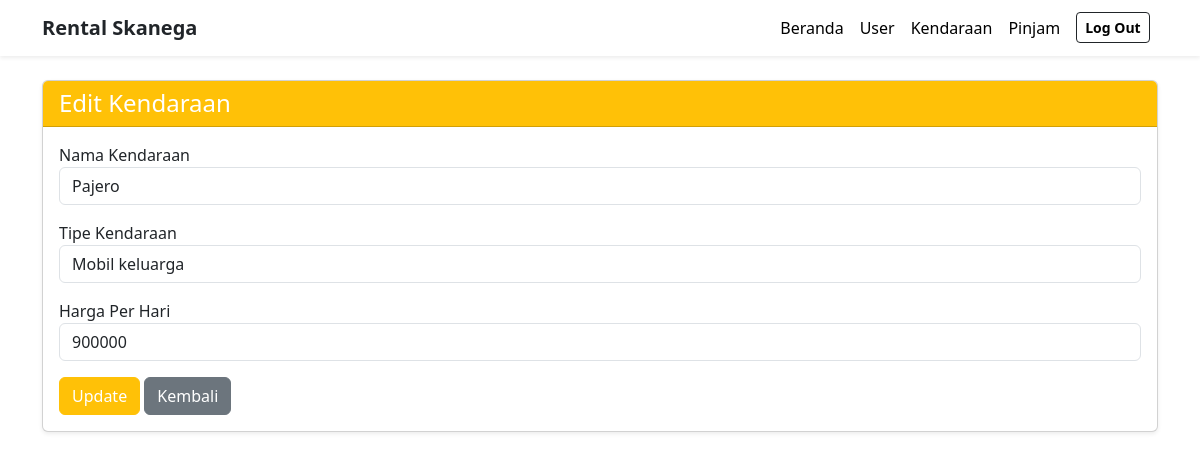
Page /admin/kendaraan_edit.php?nomor=1 on the committed database.
### tables this page shows
CREATE TABLE `kendaraan` (
  `kendaraan_nomor` int(11) NOT NULL,
  `kendaraan_nama` varchar(255) NOT NULL,
  `kendaraan_tipe` varchar(255) NOT NULL,
  `kendaraan_harga_perhari` int(11) NOT NULL
);

### admin/kendaraan_edit.php (the view, shortened to what this page needs)
<?php include "header.php"; ?>
<?php
include "../koneksi.php";
$nomor = $_GET['nomor'];
$data = mysqli_query($koneksi, "SELECT * FROM kendaraan WHERE kendaraan_nomor='$nomor'");
$d = mysqli_fetch_assoc($data);
?>
<div class="container mt-4">
    <div class="card shadow-sm">
        <div class="card-header bg-warning">
            <h4 class="mb-0 text-white">Edit Kendaraan</h4>
        </div>
        <div class="card-body">
            <form action="kendaraan_edit_aksi.php" method="post">
                <div class="mb-3">
                    <label>Nama Kendaraan</label>
                    <input type="text" name="nama" class="form-control" value="<?= $d['kendaraan_nama']; ?>" required>
                </div>
                <div class="mb-3">
                    <label>Tipe Kendaraan</label>
                    <input type="text" name="tipe" class="form-control" value="<?= $d['kendaraan_tipe']; ?>" required>
                </div>
                <div class="mb-3">
                    <label>Harga Per Hari</label>
                    <input type="number" name="harga" class="form-control" value="<?= $d['kendaraan_harga_perhari']; ?>" required>
                </div>
                <button class="btn btn-warning text-white">Update</button>
                <a href="kendaraan.php" class="btn btn-secondary">Kembali</a>
            </form>
        </div>
    </div>
</div>

### rows in the picture
kendaraan: nama "Pajero", tipe "Mobil keluarga", harga "900000"
